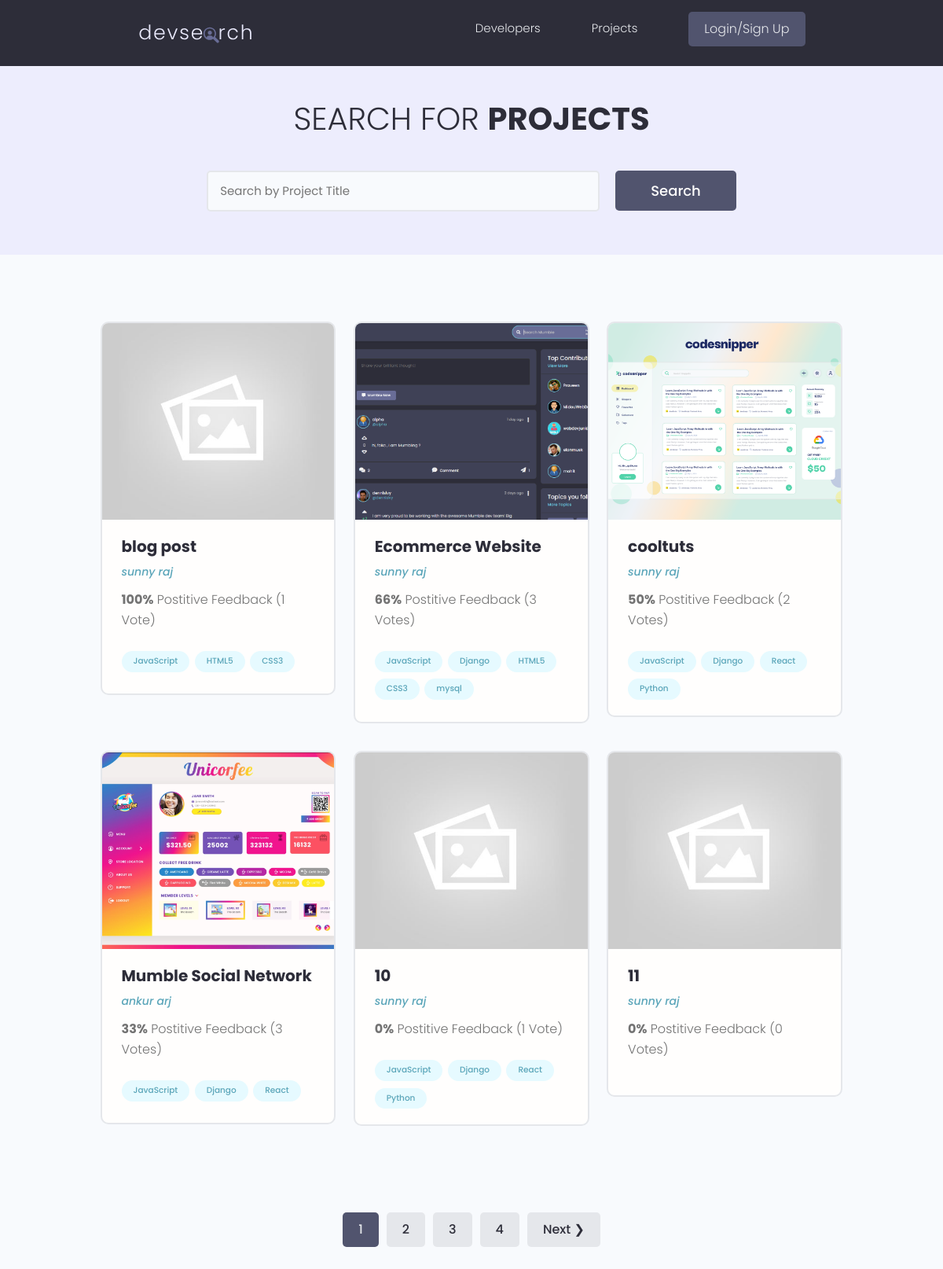
/projects/, run on the app's committed database.
### projects/models.py (models this page shows, shortened)
class Project(models.Model):
    owner=models.ForeignKey(Profile,on_delete=models.CASCADE,null=True,blank=True)
    title=models.CharField(max_length=100)
    description=models.TextField(null=True,blank=True)
    featured_image=models.ImageField(null=True,blank=True,default='default.jpg')
    demo_link=models.CharField(max_length=2000,null=True,blank=True)
    source_link=models.CharField(max_length=2000,null=True,blank=True)
    tags=models.ManyToManyField('Tag',blank=True)
    vote_total=models.IntegerField(default=0,null=True,blank=True)
    vote_ratio=models.IntegerField(default=0,null=True,blank=True)
    created=models.DateTimeField(auto_now_add=True)
    id=models.UUIDField(default=uuid.uuid4,unique=True,primary_key=True,editable=False)
    class Meta:
        ordering=['-vote_ratio','-vote_total','title']
    def imageURL(self):
        try:
            url=self.featured_image.url
        except:
            url='http://127.0.0.1:8000/images/default.jpg'
        return url
    @property
    def getVoteCount(self):
         reviews=self.review_set.all()
         upVotes=reviews.filter(value='up').count()
         totalVotes=reviews.count()
         try:
            ratio=(upVotes/totalVotes)*100
            ratio=int(ratio)
         except:
            ratio=0
         self.vote_ratio=ratio
         self.vote_total=totalVotes
         self.save()

class Tag(models.Model):
    name=models.CharField(max_length=100)
    created=models.DateTimeField(auto_now_add=True)
    id=models.UUIDField(default=uuid.uuid4,unique=True,primary_key=True,editable=False)
    def __str__(self):
        return self.name

### users/models.py (models this page shows, shortened)
class Profile(models.Model):
    user = models.OneToOneField(User,on_delete=models.CASCADE,null=True,blank=True)
    name=models.CharField(max_length=200,blank=True,null=True)
    email=models.EmailField(max_length=500,blank=True,null=True)
    username=models.CharField(max_length=200,null=True,blank=True,editable=False)
    location=models.CharField(max_length=200,blank=True,null=True)
    short_intro=models.CharField(max_length=200,null=True,blank=True)
    bio=models.TextField(blank=True,null=True)
    profile_image=models.ImageField(null=True,blank=True,upload_to='profiles/',default='profiles/user-default.png')
    social_twitter = models.CharField(max_length=200,blank=True,null=True)
    social_linkedin = models.CharField(max_length=200,blank=True,null=True)
    social_github = models.CharField(max_length=200,blank=True,null=True)
    social_website = models.CharField(max_length=200,blank=True,null=True)
    created=models.DateTimeField(auto_now_add=True)
    id=models.UUIDField(default=uuid.uuid4,unique=True,primary_key=True,editable=False)
    class Meta:
        ordering=['name']

### projects/views.py (the view)
# urls.py: path('projects/',views.getProjects),
def projects(request):
    projects,search_query=searchProjects(request)
    for project in projects:
        project.getVoteCount
    projects,page,custom_range=paginationProjects(request,projects)
    context={'projects':projects,'search_query':search_query,'page':page,'custom_range':custom_range}
    return render(request,'projects/projects.html',context)

### projects/utils.py (called while the page is built)
def searchProjects(request):
    search_query=''
    if request.GET.get('search_query'):
        search_query=request.GET.get('search_query')
    projects=Project.objects.distinct().filter(Q(title__icontains=search_query) | Q(description__icontains=search_query) | Q(tags__name__icontains=search_query) |
    Q(owner__name__icontains=search_query))
    return projects,search_query

def paginationProjects(request,projects):
    paginator=Paginator(projects,6)
    page=request.GET.get('page',1)
    projects=paginator.get_page(page)
    leftIndex=int(page)-4
    if leftIndex<1:
        leftIndex=1
    rightIndex=int(page)+5
    if rightIndex>paginator.num_pages:
        rightIndex=paginator.num_pages
    custom_range=range(leftIndex,rightIndex+1)
    return projects,page,custom_range

### projects/templates/projects/projects.html (shortened to what this page needs)
{% extends 'main.html' %} {% block content %}
<main class="projects">
  <section class="hero-section text-center">
    <div class="container container--narrow">
      <div class="hero-section__box">
        <h2>Search for <span>Projects</span></h2>
      </div>
      <div class="hero-section__search">
        <form id="searchForm" class="form" action="{% url 'projects' %}" method="get">
          <div class="form__field">
            <input
              class="input input--text"
              id="formInput#search"
              type="text"
              name="search_query"
              value="{{search_query}}"
              placeholder="Search by Project Title"
            />
          </div>
          <input class="btn btn--sub btn--lg" type="submit" value="Search" />
        </form>
      </div>
    </div>
  </section>
  <section class="projectsList">
    <div class="container">
      <div class="grid grid--three">
        {% for project in projects %}
        <div class="column">
          <div class="card project">
            <a href="{% url 'project' project.id %}" class="project">
              <img
                class="project__thumbnail"
                src="{{project.imageURL}}"
                alt="project thumbnail"
              />
              <div class="card__body">
                <h3 class="project__title">{{project.title}}</h3>
                <p>
                  <a
                    class="project__author"
                    href="{% url 'user-profile' project.owner.pk %}"
                    >{{project.owner.name}}</a
                  >
                </p>
                <p class="project--rating">
                  <span style="font-weight: bold">{{project.vote_ratio}}%</span>
                  Postitive Feedback ({{project.vote_total}}
                  Vote{{project.vote_total|pluralize:'s'}})
                </p>
                <div class="project__tags">
                  {% for tag in project.tags.all %}
                  <span class="tag tag--pill tag--main">
                    <small>{{tag}}</small>
                  </span>
                  {% endfor %}
                </div>
              </div>
            </a>
          </div>
        </div>
        {% endfor %}
      </div>
    </div>
  </section>
 {% include 'pagination.html' with queryset=projects custom_range=custom_range %}
</main>
{% endblock content %}

### templates/main.html (shortened to what this page needs)
{% load static %}
<!DOCTYPE html>
<html lang="en">
<head>
    <link href="https://cdn.jsdelivr.net/npm/bootstrap@5.1.0/dist/css/bootstrap.min.css" rel="stylesheet">
  <link rel="stylesheet" href="https://cdn.iconmonstr.com/1.3.0/css/iconmonstr-iconic-font.min.css" />
  <link rel="stylesheet" href="{% static 'uikit/styles/uikit.css' %}" />
  <link rel="stylesheet" href="{% static 'styles/app.css' %}" />
<body>
    {% include 'navbar.html' %}
    {% block content %}{% endblock content %}
</body>
</html>

### templates/navbar.html (shortened to what this page needs)
 {% load static %}
 <header class="header">
    <div class="container container--narrow">
      <a href="{% url 'profiles' %}" class="header__logo">
        <img src="{% static 'images/logo.svg' %}" alt="DevSearch Logo" />
      </a>
      <nav class="header__nav">
        <ul class="header__menu">
          <li class="header__menuItem"><a href="{% url 'profiles' %}">Developers</a></li>
          <li class="header__menuItem"><a href="{% url 'projects' %}">Projects</a></li>
          {% if request.user.is_authenticated %}
          <li class="header__menuItem"><a href="{% url 'inbox' %}">Inbox</a></li>
          <li class="header__menuItem"><a href="{% url 'account' %}">Account</a></li>
          <li class="header__menuItem"><a href="{% url 'logout' %}" class="btn btn--sub">Logout</a></li>
          {% else %}
          <li class="header__menuItem"><a href="{% url 'login' %}" class="btn btn--sub">Login/Sign Up</a></li>
          {% endif %}
        </ul>
      </nav>
    </div>
  </header>

### templates/pagination.html (shortened to what this page needs)
 {% if queryset.has_other_pages %}
  <div class="pagination">
    <ul class="container">
      {% for i in custom_range %} {% if queryset.number == i %}
      <li><a href="?page={{i}}" class="btn page-link btn--sub" data-page="{{i}}">{{i}}</a></li>
      {% else %}
      <li><a href="?page={{i}}" class="btn page-link" data-page="{{i}}">{{i}}</a></li>
      {% endif %} {% endfor %} {% if queryset.has_next %}
      <li>
        <a href="?page={{queryset.next_page_number}}" class="btn page-link"
           data-page="{{queryset.next_page_number}}">Next &#10095;</a
        >
      </li>
      {% endif %}
    </ul>
  </div>
  {% endif %}

### static/styles/app.css (style rules this page uses)
:root { --color-sub: #2d2d39; }
.btn--sub { background-color: var(--color-sub-light); }
.card { border: 2px solid var(--color-light); }
img { width: 100%; }
.header { position: sticky; z-index: 111; background-color: var(--color-sub); padding: 1.5rem 0; }
.header > .container { display: flex; justify-content: space-between; align-items: center; }
.header__logo > img { height: 3.8rem; }
.header__nav > ul { display: inline-flex; align-items: center; list-style: none; gap: 6.5rem; }
.header__menuItem > a { color: var(--color-light); font-weight: 300; }
.hero-section { height: 40vh; display: flex; align-items: center; background-color: var(--color-sub); }
.hero-section__box { margin-bottom: 4rem; }
.hero-section__box > h2, .hero-section__box > h2 > span { font-size: 4rem; color: var(--color-light); line-height: 1.3; text-transform: uppercase; }
.hero-section__box > h2 { font-weight: 300; }
.hero-section__box > h2 > span { font-weight: 700; }
.hero-section__search > .form { display: flex; align-items: center; justify-content: center; gap: 2rem; }
.hero-section__search > .form input.input--text { width: 50rem; }
.pagination { margin-top: 8rem; margin-bottom: 10rem; }
.pagination > ul { flex-wrap: wrap; list-style: none; display: flex; align-items: center; justify-content: center; gap: 1rem; }
.pagination .btn { color: var(--color-sub); }
.pagination .btn.btn--sub { color: var(--color-light); }
.project__author { font-size: 1.4rem; font-style: italic; }
.project--rating { margin-bottom: 1.6em; margin-top: .5em; }
.projects > .hero-section { background: var(--color-sub-lighter); height: 30vh; }
.projects .hero-section__box { margin-bottom: 2.5rem; }
.projects .hero-section__box > h2 { color: var(--color-sub); }
.projects .hero-section__box > h2 > span { font-weight: 700; color: var(--color-sub); }
.projectsList { margin-top: 8rem; }
.project__thumbnail { height: 25rem; object-fit: cover; object-position: top center; }
.project__title { font-size: 2rem; font-weight: 700; color: var(--color-sub); }

### static/uikit/styles/modules/_variables.css (style rules this page uses)
:root { --color-main: #5aa5b9; --color-main-light: #e6faff; --color-sub: #3f4156; --color-sub-light: #51546e; --color-sub-lighter: #ededfd; --color-text: #737373; --color-gray: #8b8b8b; --color-light: #e5e7eb; --color-light-gray: #767676; --color-bg: #f8fafd; --color-white: #fffefd; --color-white-light: #f3f3f3; --color-success: #359e64; --color-success-bg: #def8e8; --color-error: #fc4b0b; --color-error-bg: #fff2ee; --font-base: 'Poppins', arial, helvetica, 'Segoe UI', roboto, ubuntu, sans-serif; --font-monospace: 'Fira Code', 'Courier New', courier, monospace; --font-regular: 300; --font-medium: 500; --font-bold: 700; --generic-shadow: 1px 1px 5px #00000010; --generic-transition: all 0.3s ease-in-out; }

### static/uikit/styles/modules/_base.css (style rules this page uses)
* { margin: 0; padding: 0; box-sizing: border-box; text-rendering: optimizeLegibility; color: inherit; font-size: inherit; }
html { font-size: 50%; }
@media only screen and (min-width: 480px) { html { font-size: 56.25%; } }
@media only screen and (min-width: 1200px) { html { font-size: 62.5%; } }
body { line-height: 1.6; font-weight: 400; font-size: 1.5rem; color: var(--color-text); background-color: var(--color-bg); min-height: 100vh; }

### static/uikit/styles/modules/_typography.css (style rules this page uses)
* { font-family: var(--font-base); }
h2 { font-size: 3.6rem; font-weight: var(--font-bold); }
h3 { font-size: 3.2rem; font-weight: var(--font-medium); }
p, span, strong { font-size: 1.6rem; color: var(--color-text); font-weight: var(--font-regular); }
a { padding-bottom: 2px; text-decoration: none; display: inline-block; color: var(--color-main); font-weight: var(--font-medium); }

### static/uikit/styles/modules/_utilities.css (style rules this page uses)
.container { width: 92%; max-width: 165rem; margin: 0 auto; box-sizing: border-box; }
.container--narrow { width: 92%; max-width: 120rem; }
@media screen and (min-width: 1000px) { .container { width: 90%; } }
@media screen and (min-width: 1000px) { .container--narrow { width: 85%; } }
@media screen and (min-width: 1200px) { .container { width: 80%; } }
@media screen and (min-width: 1200px) { .container--narrow { width: 72%; } }
.text-center { text-align: center; }

### static/uikit/styles/modules/_card.css (style rules this page uses)
.card { border-radius: 1rem; background-color: var(--color-white); border: 1.5px solid var(--color-light); width: auto; height: auto; margin-top: 0.5rem; margin-bottom: 0.5rem; overflow: hidden; }
.card__body, .card__header { padding: 2rem 2.5rem; }

### data on the page
Project: imageURL (placeholder picture), title "blog post", owner.name "sunny raj", vote_ratio "100", vote_total "1"
Tag: name "JavaScript"
Tag: name "HTML5"
Tag: name "CSS3"
Project: imageURL (picture), title "Ecommerce Website", owner.name "sunny raj", vote_ratio "66", vote_total "3"
Tag: name "Django"
Tag: name "mysql"
Project: imageURL (picture), title "cooltuts", owner.name "sunny raj", vote_ratio "50", vote_total "2"
Tag: name "React"
Tag: name "Python"
Project: imageURL (picture), title "Mumble Social Network", owner.name "ankur arj", vote_ratio "33", vote_total "3"
Project: title "10", owner.name "sunny raj", vote_ratio "0", vote_total "1"
Project: imageURL (placeholder picture), title "11", owner.name "sunny raj", vote_ratio "0", vote_total "0"

### other printed values
{{ i }} "1"
{{ i }} "2" "3" "4"
